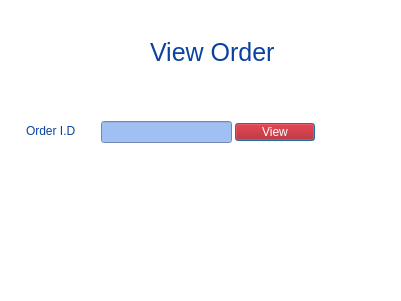
<?xml version="1.0" encoding="UTF-8"?>
<ui version="4.0">
 <class>TrackOrder</class>
 <widget class="QDialog" name="TrackOrder">
  <property name="geometry">
   <rect>
    <x>0</x>
    <y>0</y>
    <width>401</width>
    <height>301</height>
   </rect>
  </property>
  <property name="windowTitle">
   <string>Dialog</string>
  </property>
  <property name="styleSheet">
   <string notr="true">background-color: rgb(255, 255, 255);</string>
  </property>
  <widget class="QLabel" name="label">
   <property name="geometry">
    <rect>
     <x>150</x>
     <y>40</y>
     <width>191</width>
     <height>24</height>
    </rect>
   </property>
   <property name="font">
    <font>
     <family>Segoe UI</family>
     <pointsize>19</pointsize>
     <italic>false</italic>
     <bold>false</bold>
    </font>
   </property>
   <property name="styleSheet">
    <string notr="true">color: rgb(11, 66, 160);
font: 19pt &quot;Segoe UI&quot;;</string>
   </property>
   <property name="text">
    <string>View Order</string>
   </property>
  </widget>
  <widget class="QLabel" name="label_3">
   <property name="geometry">
    <rect>
     <x>20</x>
     <y>30</y>
     <width>71</width>
     <height>51</height>
    </rect>
   </property>
   <property name="text">
    <string/>
   </property>
   <property name="pixmap">
    <pixmap>C:/Users/Asus/Downloads/Untitled-2.png</pixmap>
   </property>
   <property name="scaledContents">
    <bool>true</bool>
   </property>
  </widget>
  <widget class="QPushButton" name="pushButton">
   <property name="geometry">
    <rect>
     <x>235</x>
     <y>123</y>
     <width>80</width>
     <height>18</height>
    </rect>
   </property>
   <property name="cursor">
    <cursorShape>PointingHandCursor</cursorShape>
   </property>
   <property name="styleSheet">
    <string notr="true">color: rgb(255, 255, 255);
background-color: rgb(177, 0, 3);

font: 900 9pt &quot;Segoe UI Black&quot;;</string>
   </property>
   <property name="text">
    <string>View</string>
   </property>
  </widget>
  <widget class="QLineEdit" name="lineEdit">
   <property name="geometry">
    <rect>
     <x>101</x>
     <y>121</y>
     <width>131</width>
     <height>22</height>
    </rect>
   </property>
   <property name="styleSheet">
    <string notr="true">background-color: rgb(160,191,243);</string>
   </property>
  </widget>
  <widget class="QLabel" name="label_2">
   <property name="geometry">
    <rect>
     <x>26</x>
     <y>121</y>
     <width>71</width>
     <height>20</height>
    </rect>
   </property>
   <property name="font">
    <font>
     <family>Segoe UI</family>
     <pointsize>9</pointsize>
     <italic>false</italic>
     <bold>false</bold>
    </font>
   </property>
   <property name="styleSheet">
    <string notr="true">color: rgb(11, 66, 160);
font: 9pt &quot;Segoe UI&quot;;</string>
   </property>
   <property name="text">
    <string>Order I.D</string>
   </property>
  </widget>
 </widget>
 <resources/>
 <connections/>
</ui>
